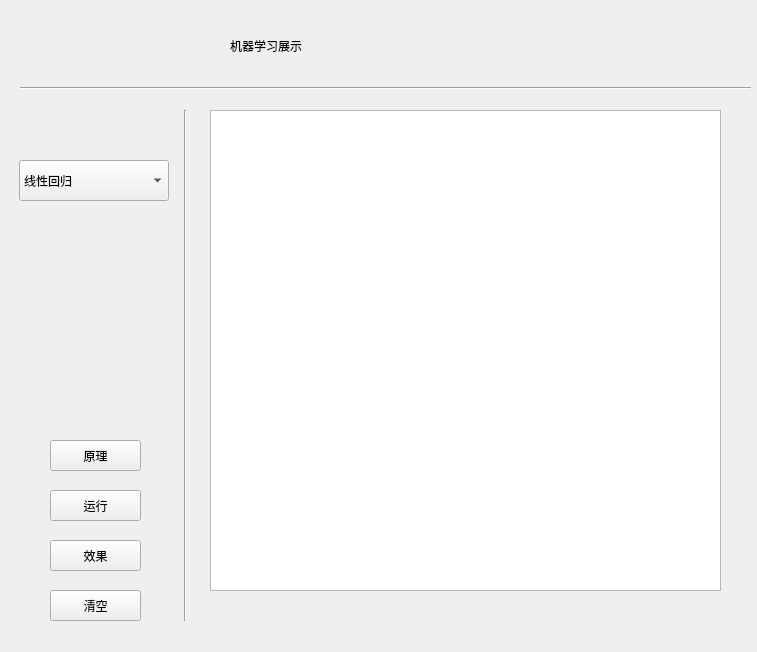
<?xml version="1.0" encoding="UTF-8"?>
<ui version="4.0">
 <class>MLshow</class>
 <widget class="QWidget" name="MLshow">
  <property name="geometry">
   <rect>
    <x>0</x>
    <y>0</y>
    <width>757</width>
    <height>652</height>
   </rect>
  </property>
  <property name="windowTitle">
   <string>机器学习展示</string>
  </property>
  <widget class="Line" name="line">
   <property name="geometry">
    <rect>
     <x>20</x>
     <y>80</y>
     <width>731</width>
     <height>16</height>
    </rect>
   </property>
   <property name="orientation">
    <enum>Qt::Horizontal</enum>
   </property>
  </widget>
  <widget class="QLabel" name="label">
   <property name="geometry">
    <rect>
     <x>230</x>
     <y>20</y>
     <width>301</width>
     <height>51</height>
    </rect>
   </property>
   <property name="styleSheet">
    <string notr="true">font: 20pt &quot;Adobe 黑体 Std R&quot;;
font: 36pt &quot;Adobe 黑体 Std R&quot;;</string>
   </property>
   <property name="text">
    <string>机器学习展示</string>
   </property>
  </widget>
  <widget class="QComboBox" name="comboBox">
   <property name="geometry">
    <rect>
     <x>19</x>
     <y>160</y>
     <width>150</width>
     <height>41</height>
    </rect>
   </property>
   <property name="styleSheet">
    <string notr="true">font: 25 12pt &quot;Adobe Song Std&quot;;
font: 25 18pt &quot;Adobe Song Std&quot;;</string>
   </property>
   <item>
    <property name="text">
     <string>线性回归</string>
    </property>
   </item>
   <item>
    <property name="text">
     <string>朴素贝叶斯</string>
    </property>
   </item>
   <item>
    <property name="text">
     <string>决策树</string>
    </property>
   </item>
   <item>
    <property name="text">
     <string>随机森林</string>
    </property>
   </item>
   <item>
    <property name="text">
     <string>支持向量机</string>
    </property>
   </item>
   <item>
    <property name="text">
     <string>AdaBoost</string>
    </property>
   </item>
   <item>
    <property name="text">
     <string>K-means</string>
    </property>
   </item>
   <item>
    <property name="text">
     <string>KNN</string>
    </property>
   </item>
  </widget>
  <widget class="QPushButton" name="principleButton">
   <property name="geometry">
    <rect>
     <x>50</x>
     <y>440</y>
     <width>91</width>
     <height>31</height>
    </rect>
   </property>
   <property name="styleSheet">
    <string notr="true">font: 25 14pt &quot;Adobe 宋体 Std L&quot;;</string>
   </property>
   <property name="text">
    <string>原理</string>
   </property>
  </widget>
  <widget class="QPushButton" name="showButton">
   <property name="geometry">
    <rect>
     <x>50</x>
     <y>540</y>
     <width>91</width>
     <height>31</height>
    </rect>
   </property>
   <property name="styleSheet">
    <string notr="true">font: 25 14pt &quot;Adobe 宋体 Std L&quot;;</string>
   </property>
   <property name="text">
    <string>效果</string>
   </property>
  </widget>
  <widget class="Line" name="line_2">
   <property name="geometry">
    <rect>
     <x>170</x>
     <y>110</y>
     <width>31</width>
     <height>511</height>
    </rect>
   </property>
   <property name="orientation">
    <enum>Qt::Vertical</enum>
   </property>
  </widget>
  <widget class="QPushButton" name="runButton">
   <property name="geometry">
    <rect>
     <x>50</x>
     <y>490</y>
     <width>91</width>
     <height>31</height>
    </rect>
   </property>
   <property name="styleSheet">
    <string notr="true">font: 25 14pt &quot;Adobe 宋体 Std L&quot;;</string>
   </property>
   <property name="text">
    <string>运行</string>
   </property>
  </widget>
  <widget class="QStackedWidget" name="stackedWidget">
   <property name="geometry">
    <rect>
     <x>210</x>
     <y>110</y>
     <width>511</width>
     <height>501</height>
    </rect>
   </property>
   <property name="currentIndex">
    <number>1</number>
   </property>
   <widget class="QWidget" name="prinStack">
    <widget class="QPlainTextEdit" name="plainTextEdit">
     <property name="geometry">
      <rect>
       <x>0</x>
       <y>0</y>
       <width>511</width>
       <height>491</height>
      </rect>
     </property>
     <property name="styleSheet">
      <string notr="true">font: 25 14pt &quot;Adobe 宋体 Std L&quot;;</string>
     </property>
    </widget>
   </widget>
   <widget class="QWidget" name="runStack">
    <widget class="QPlainTextEdit" name="plainTextEdit_2">
     <property name="geometry">
      <rect>
       <x>0</x>
       <y>0</y>
       <width>511</width>
       <height>481</height>
      </rect>
     </property>
     <property name="styleSheet">
      <string notr="true">font: 25 14pt &quot;Adobe 宋体 Std L&quot;;</string>
     </property>
    </widget>
   </widget>
   <widget class="QWidget" name="resultStack"/>
  </widget>
  <widget class="QPushButton" name="clearButton">
   <property name="geometry">
    <rect>
     <x>50</x>
     <y>590</y>
     <width>91</width>
     <height>31</height>
    </rect>
   </property>
   <property name="styleSheet">
    <string notr="true">font: 25 14pt &quot;Adobe 宋体 Std L&quot;;</string>
   </property>
   <property name="text">
    <string>清空</string>
   </property>
  </widget>
 </widget>
 <resources/>
 <connections/>
</ui>
